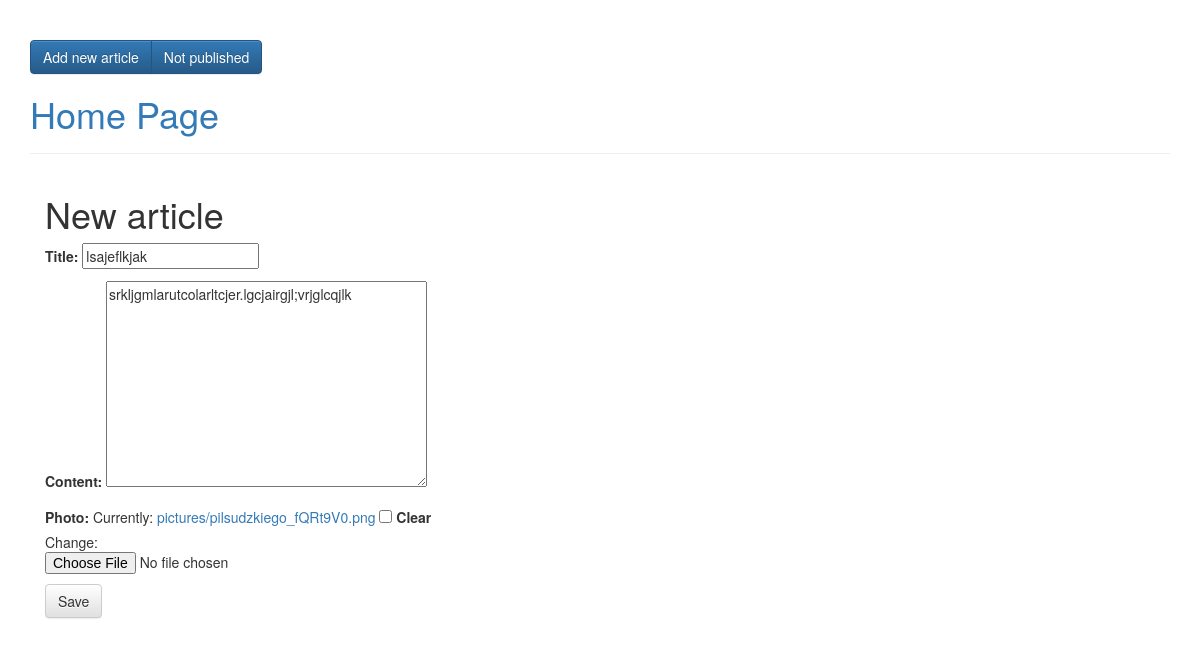
The app's page /article/2/edit/ (signed in) with its own data.
### newspaper/models.py (models this page shows, shortened)
class Article(models.Model):
    author = models.ForeignKey('auth.User')
    date = models.DateField(default=timezone.now())
    title = models.CharField(max_length=200)
    content = models.TextField()
    is_published = models.BooleanField(default=False)
    photo = models.ImageField(upload_to='pictures', null=True, blank=True)

### newspaper/views.py (the view)
# urls.py: url(r'^article/(?P<pk>[0-9]+)/edit/$', views.article_edit, name='article_edit'),
@login_required
def article_edit(request, pk):
    article = get_object_or_404(Article, pk=pk)
    if request.method == "POST":
        form = ArticleForm(request.POST, instance=article)
        if form.is_valid():
            article = form.save(commit=False)
            article.author = request.user
            article.save()
            return redirect('article_detail', pk=article.pk)
    else:
        form = ArticleForm(instance=article)
    return render(request, 'newspaper/article_edit.html', {'form': form})

### newspaper/forms.py
class ArticleForm(forms.ModelForm):
    class Meta:
        model = Article
        fields = ('title', 'content', 'photo',)

### newspaper/templates/newspaper/article_edit.html
{% extends 'newspaper/home.html' %}
{% block content %}
    <h1>New article</h1>
    <form enctype="multipart/form-data" method="POST" class="post-form">{% csrf_token %}
        {{ form.as_p }}
        <button type="submit" class="save btn btn-default">Save</button>
    </form>
{% endblock %}

### records on screen
Article: title "lsajeflkjak", content "srkljgmlarutcolarltcjer.lgcjairgjl;vrjglcqjlk"
